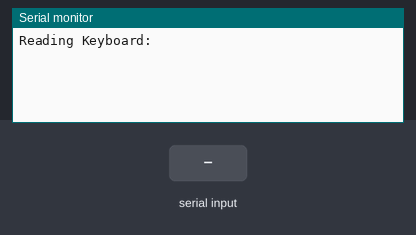
Bench run of a sketch on a simulated Arduino Leonardo, built with avr-gcc and run on an emulated ATmega32U4. Shown: the last lines printed to the serial monitor. The test bench sets the inputs (shaded band).

Above: at 1.2 s.
1.3 s: "1" received over the second serial link
At 2.5 s:
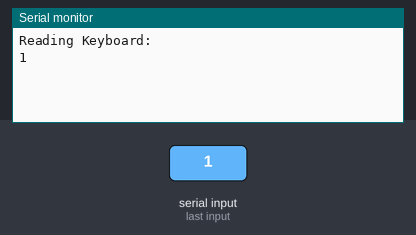
2.8 s: "0" received over the second serial link
At 3.6 s:
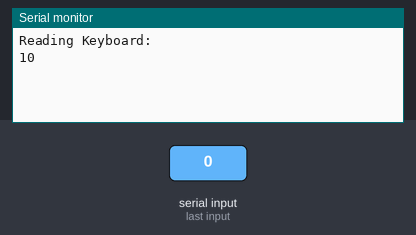

Measured:
- after the input at 1.3 s, the serial monitor: prints a new line at once (image 1)
- after the input at 2.8 s, the serial monitor: prints a new line at once (image 2)

The sketch:

PS2KybdRX.ino
```cpp
#include <SoftwareSerial.h>

SoftwareSerial mySerial(10, 11); // RX, TX

void setup()
{
  // Open serial communications and wait for port to open:
  Serial.begin(9600);
  while (!Serial) {
    ; // wait for serial port to connect. Needed for Leonardo only
  }


  Serial.println("Reading Keyboard:");

  // set the data rate for the SoftwareSerial port
  mySerial.begin(9600);
  // mySerial.println("Hello, world?");
}

void loop() // run over and over
{
  if (mySerial.available())
    Serial.write(mySerial.read());
  if (Serial.available())
    mySerial.write(Serial.read());
}
```
